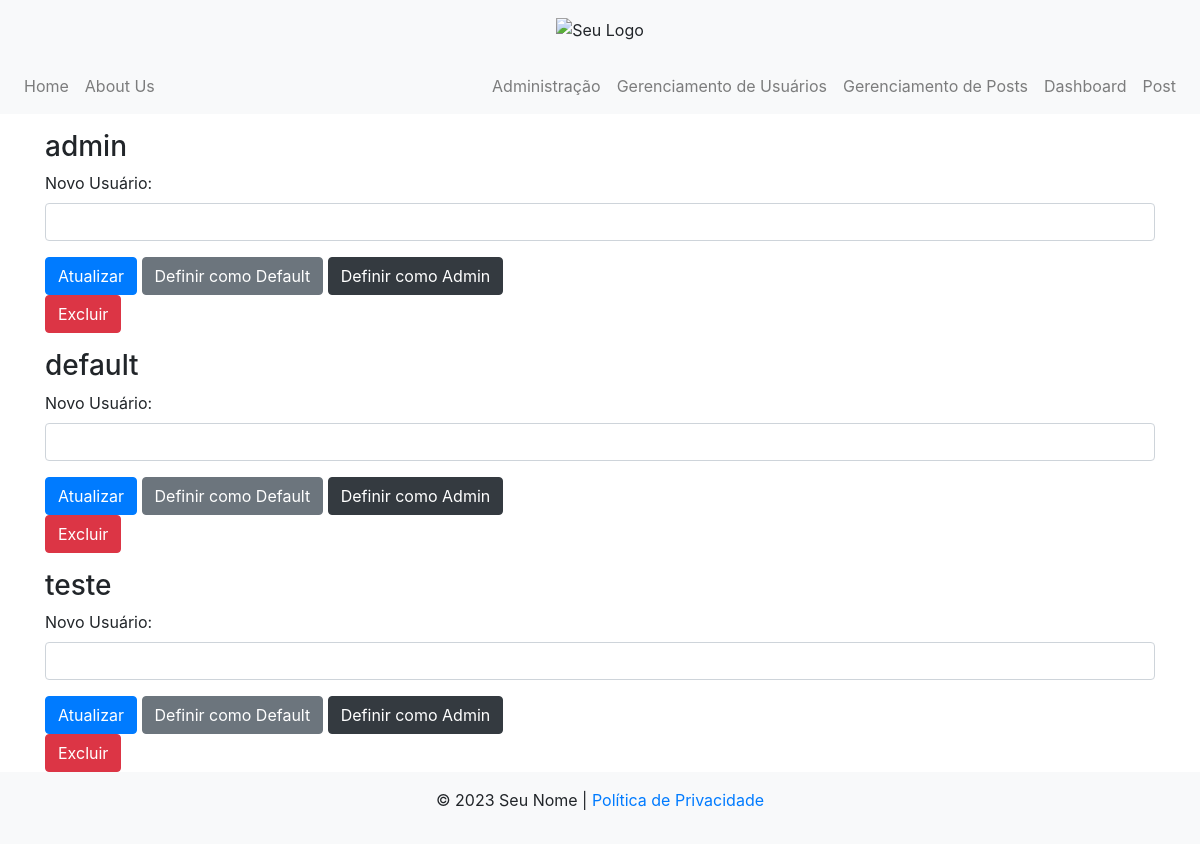
/adminUserPage (signed in), run on the app's committed database.
### tables this page shows
CREATE TABLE `users` (
  `id` int NOT NULL AUTO_INCREMENT,
  `username` varchar(255) NOT NULL,
  `password` varchar(255) NOT NULL,
  `role` varchar(255) NOT NULL DEFAULT 'Default',
  PRIMARY KEY (`id`),
  UNIQUE KEY `username` (`username`)
);

### app/View/DefaultView.php (called while the page is built, shortened)
<?php
class DefaultView implements ViewInterface
{
    public function render(string $view): string
    {
        include __DIR__ . '/frontend/' . $view;
        return ob_get_clean();
    }
}

### public/index.php (called while the page is built, shortened)
<?php
$router = new Router(
    new DefaultController(new DefaultView()),
    new DefaultRouteDefinition(), new DefaultView()
);
$router->getRoute();

### app/Model/Config/Database.php (called while the page is built, shortened)
<?php
class Database
{
    public function connection()
    {
        try {
            $db = new \PDO("mysql:host=" . self::HOST . ";port=" . self::PORT . ";dbname=" . self::DBNAME, self::USERNAME, self::PASSWORD);
            $db->setAttribute(\PDO::ATTR_ERRMODE, \PDO::ERRMODE_EXCEPTION);
        } catch (\PDOException $e) {
            die("Erro na conexão com o banco de dados: " . $e->getMessage());
        }
        return $db;
    }
    public function executeStatement($sql, $parameters = []): \PDOStatement
    {
        try {
            $db = $this->connection();
            $stmt = $db->prepare($sql);
            $stmt->execute($parameters);
            return $stmt;
        } catch (\PDOException $e) {
            die("Erro ao executar consulta: " . $e->getMessage());
        }
    }
}

### app/Model/Repository/UserRepository.php (called while the page is built, shortened)
<?php
class UserRepository implements UserRepositoryInterface
{
    protected Database $db;
    public function __construct(Database $db)
    {
        $this->db = $db;
    }
    public function getAllUsers(): array
    {
        $sql = "SELECT * FROM users";
        return $this->db->executeStatement($sql)->fetchAll(\PDO::FETCH_ASSOC);
    }
    public function loadUserData($userId): UserInterface
    {
        try {
            $sql = "SELECT * FROM users WHERE id = :id";
            $parameters = [':id' => $userId];
            $userData = $this->db->executeStatement($sql, $parameters)->fetch(\PDO::FETCH_ASSOC);
            $user = new User($this->db, $userData['id']);
            $user->setUserId($userData['id']);
            $user->setUserName($userData['username']);
            $user->setRole($userData['role']);
            return $user;
        } catch (\PDOException $e) {
            die("Erro ao carregar dados do usuário: " . $e->getMessage());
        }
    }
}

### app/View/frontend/adminUserPage.php (the view, shortened to what this page needs)
<?php
$loggedIn = false;
$db = new Database();
$userRepository = new UserRepository($db);
if (isset($_SESSION['user'])) {
    $loggedIn = true;
    $userId = $userRepository->getUserIdByUsername($_SESSION['user']);
    $user = $userRepository->loadUserData($userId);
} else {
    header("Location: /login");
    exit();
}
$db = new Database();
$userRepository = new UserRepository($db);
$allUsers = $userRepository->getAllUsers();
?>
<!DOCTYPE html>
<html lang="en">
<head>
    <link rel="stylesheet" href="https://maxcdn.bootstrapcdn.com/bootstrap/4.0.0/css/bootstrap.min.css">
</head>
<body>
<header class="bg-light p-3 text-center">
    <img src="caminho/para/seu/logo.png" alt="Seu Logo" height="50">
</header>
<nav class="navbar navbar-expand-lg navbar-light bg-light">
    <div class="collapse navbar-collapse" id="navbarNav">
        <ul class="navbar-nav mr-auto">
            <li class="nav-item">
                <a class="nav-link" href="/">Home</a>
            </li>
            <li class="nav-item">
                <a class="nav-link" href="/sobre">About Us</a>
            </li>
        </ul>
        <ul class="navbar-nav">
            <li class="nav-item">
                <a class="nav-link" href="/adminPage">Administração</a>
            </li>
            <li class="nav-item">
                <a class="nav-link" href="/adminUserPage">Gerenciamento de Usuários</a>
            </li>
            <li class="nav-item">
                <a class="nav-link" href="/adminPostPage">Gerenciamento de Posts</a>
            </li>
        </ul>
        <ul class="navbar-nav">
            <?php
            if ($loggedIn) {
                echo
                    '<li class="nav-item">
                        <a class="nav-link" href="/dashboard">Dashboard</a>
                    </li>
                    <li class="nav-item">
                        <a class="nav-link" href="/post">Post</a>
                    </li>';
            }
            ?>
        </ul>
    </div>
</nav>
<div class="container mt-3">
    <?php foreach ($allUsers as $user): ?>
        <div class="mt-3">
            <h3><?= $user['username']; ?></h3>
            <form method="post" action="" class="edit-user-form">
                <div class="form-group">
                    <label for="editUsername">Novo Usuário:</label>
                    <input type="text" class="form-control" id="editUsername" name="newUsername">
                </div>
                <button type="submit" class="btn btn-primary" name="updateUser">Atualizar</button>
                <button type="submit" class="btn btn-secondary" name="setDefault" value="1">Definir como Default</button>
                <button type="submit" class="btn btn-dark" name="setAdmin" value="1">Definir como Admin</button>
            </form>
            <form method="post" action="" class="delete-user-form">
                <button type="submit" class="btn btn-danger" name="deleteUser">Excluir</button>
            </form>
        </div>
    <?php endforeach; ?>
</div>
<footer class="bg-light p-3 text-center">
    <p>&copy; 2023 Seu Nome | <a href="#">Política de Privacidade</a></p>
</footer>
</body>
</html>

### data on the page
users: username "admin"
users: username "default"
users: username "teste"
